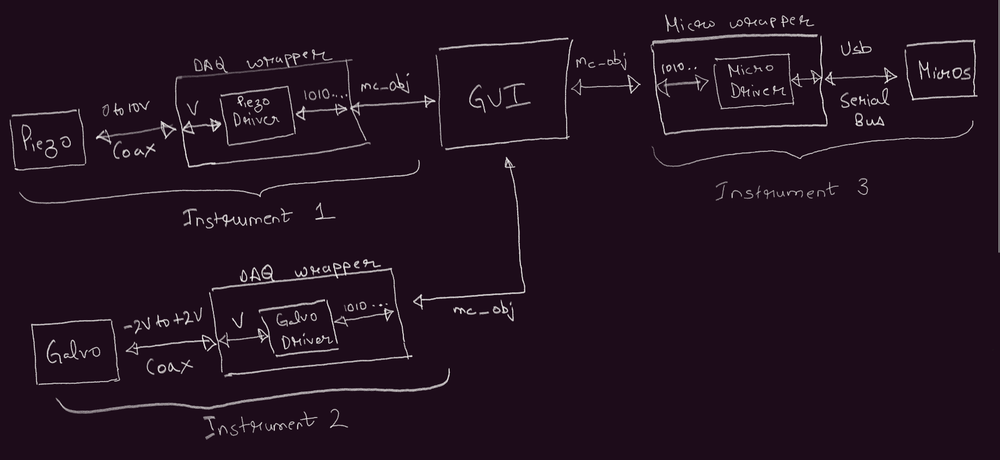
%> input picture how_it_works.png, 1000 x 460 px, shrunk from 1837 x 845 before the run
$ octave --eval "result = iconRead('../how_it_works.png');"   (GNU Octave 9; MATLAB toolbox functions it lacks are replaced by stand-ins)
%> lines starting %> are read from the running program, lines starting %| are printed output that depends on the picture; in (x1, y1, x2, y2) boxes, pixels count from 0 and x2, y2 are one past the last pixel; in counts of white or black regions, pixels touching at a corner belong together; the program's own positions count from 1
function cdata = iconRead(filename, guessalpha)
%> called with filename = '../how_it_works.png'
% ICONREAD read an image file and convert it to CData for a HG icon.
%
% CDATA=ICONREAD(FILENAME)
%   Read an image file and convert it to CData with automatic transparency
%   handling. If the image has transparency data, PNG files sometimes do,
%   the transparency data is used. If the image has no CData, the top left
%   pixel is treated as the transparent color.
%
% CDATA=ICONREAD(FILENAME, FALSE)
%   Same as above but supress the usage of the top left pixel for images
%   with no transparency data. This may require the caller to handle the
%   transparency explicitly. View the contents of this m-file for an
%   example of how to handle transparency.
%
% Example:
%
% icon = fullfile(matlabroot,'toolbox','matlab','icons','matlabicon.gif');
% uitoggletool('CData',iconread(icon));
%
% See also IMREAD.

%   Copyright 1984-2006 The MathWorks, Inc.

if nargin < 2
    guessalpha = true;
end

[p,f,ext] = fileparts(filename);
% if this is a mat-file, look for the varible cdata (or something like it)
if isequal(lower(ext),'.mat')
    cdata = [];
    s = whos('-file',filename);
    for i=1:length(s)
        if ~isempty(strfind(lower(s(i).name), 'cdata'))
            data = load(filename,s(i).name);
            cdata = data.(s(i).name);
        end
    end
    return
end

[cdata,map,alpha] = imread(filename);
%> cdata is the input picture: size 460x1000x3 uint8; mean R, G, B 34, 17.4, 31
%> map = []; alpha = []
if isempty(cdata)
    return;
end

if isempty(map)
    % need to use doubles cuz nan's only work as doubles
    cdata = double(cdata);
%> cdata: size 460x1000x3 double
    cdata = cdata/255;
else
    cdata = ind2rgb(cdata,map);
end

if isempty(alpha)
    if ~guessalpha
        return;
    end
    % guess the alpha pixel by using the top left pixel in the icon
    ap1 = cdata(1,1,1);
%> ap1 = 0.114
    ap2 = cdata(1,1,2);
%> ap2 = 0.0471
    ap3 = cdata(1,1,3);
%> ap3 = 0.102
    alpha = cdata(:,:,1) == ap1 & cdata(:,:,2) == ap2 & cdata(:,:,3) == ap3;
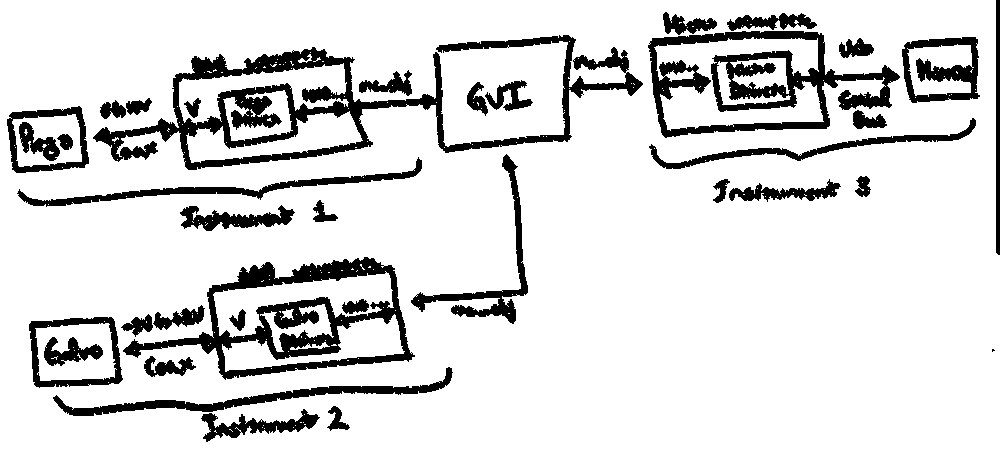
%> alpha: size 460x1000 logical; 86.3% white; 37 black regions (1 under 20 px), largest, box (x1, y1, x2, y2) and area: (93, 35, 643, 170) 14621, (123, 257, 415, 380) 9335, (648, 31, 900, 138) 8881
    alpha = ~alpha;
end

% process alpha data
r = cdata(:,:,1);
r(alpha == 0) = NaN;
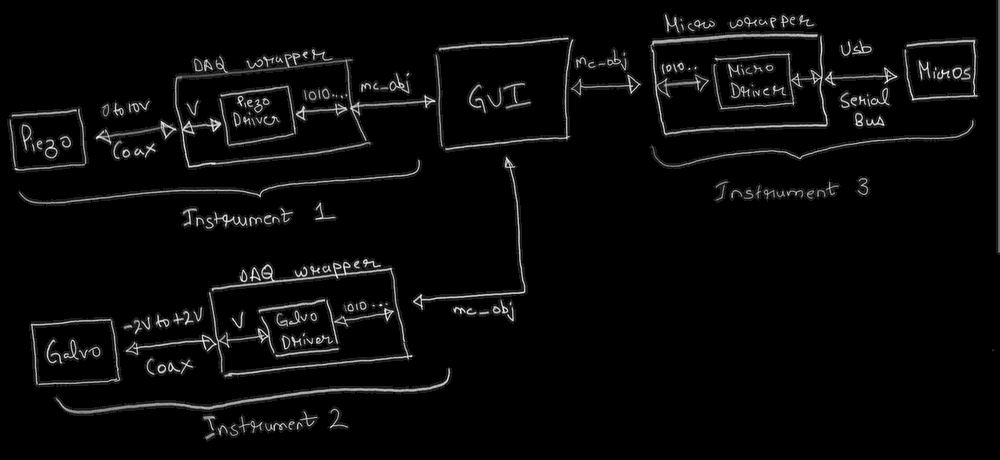
%> r: size 460x1000 double; 86.3% of the values are NaN or infinite; the others: min 0, max 1, mean 0.258; drawn with min black, max white, NaN and infinite black
g = cdata(:,:,2);
g(alpha == 0) = NaN;
b = cdata(:,:,3);
b(alpha == 0) = NaN;
cdata = cat(3,r,g,b);
%> cdata: size 460x1000x3 double; 86.3% of the values are NaN or infinite; the others: min 0, max 1, mean 0.235
